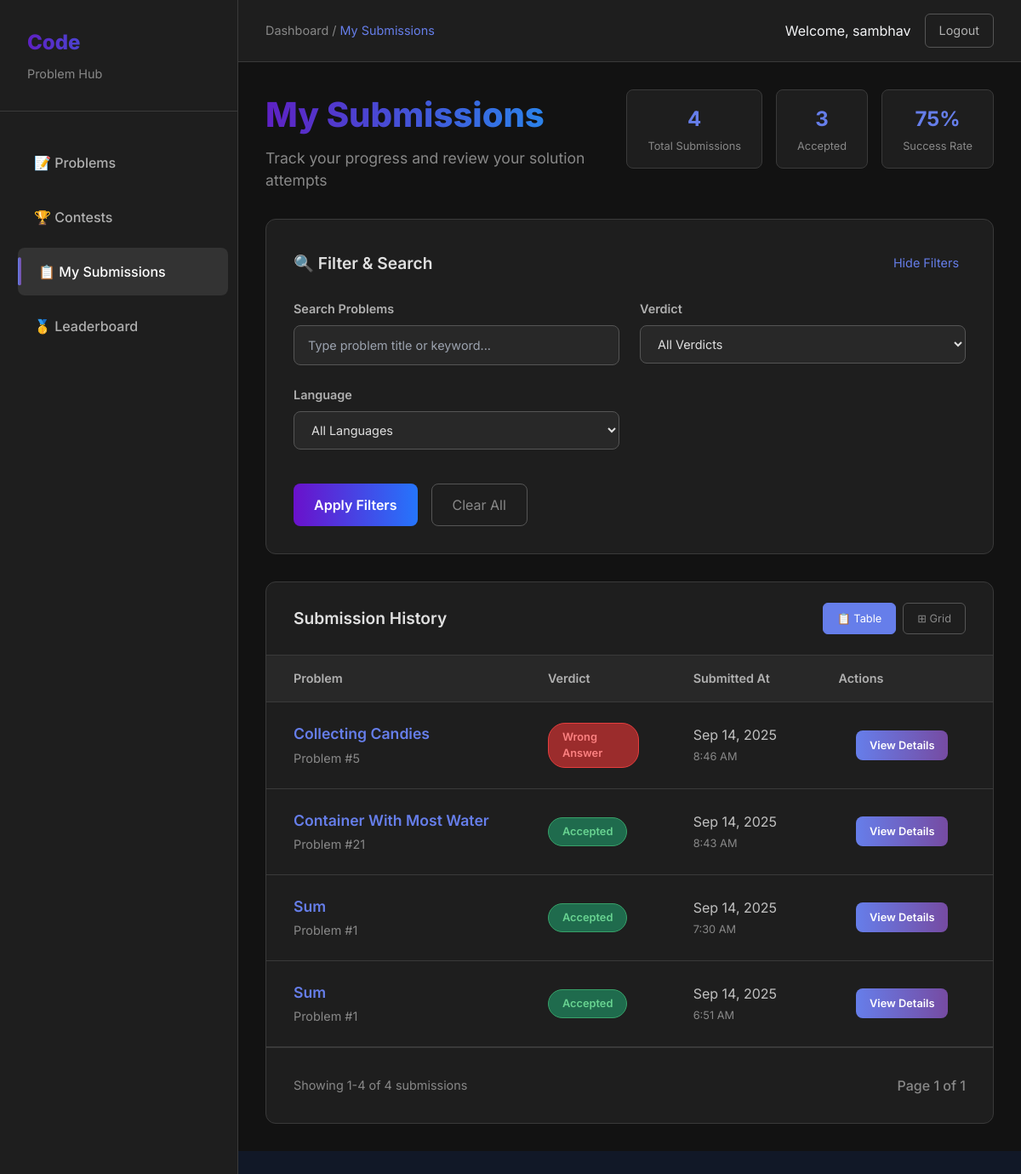
Screenshot of /submissions/history/ (signed in) with the database file from the repository.
### submissions/models.py (models this page shows, shortened)
class Submission(models.Model):
    STATUS_CHOICES = [
        ('Accepted', 'Accepted'),
        ('Wrong Answer', 'Wrong Answer'),
        ('Time Limit Exceeded', 'Time Limit Exceeded'),
        ('Runtime Error', 'Runtime Error'),
    ]
    user = models.ForeignKey(User, on_delete=models.CASCADE)
    problem = models.ForeignKey(Problem, on_delete=models.CASCADE)
    code = models.TextField()
    language = models.CharField(max_length=20, default='python')
    created_at = models.DateTimeField(auto_now_add=True)
    verdict = models.CharField(max_length=20, choices=STATUS_CHOICES)
    output = models.TextField()
    error = models.TextField()

### problems/models.py (models this page shows, shortened)
class Problem(models.Model):
    DIFFICULTY_CHOICES = [
        ('Easy', 'Easy'),
        ('Medium', 'Medium'),
        ('Hard', 'Hard'),
    ]
    title = models.CharField(max_length=200)
    description = models.TextField()
    input_description = models.TextField()
    output_description = models.TextField()
    constraints = models.TextField()
    sample_input = models.TextField()
    sample_output = models.TextField()
    difficulty = models.CharField(max_length=10, choices=DIFFICULTY_CHOICES)
    tags = models.ManyToManyField(Tag, related_name='problems')
    slug = models.SlugField(unique=True)
    is_ai_source = models.BooleanField(default=False)

### submissions/views.py (the view)
# urls.py: path('history/', views.submission_history, name='submission_history'),
@login_required
def submission_history(request):
    submissions = Submission.objects.filter(user=request.user).order_by('-created_at')
    paginator = Paginator(submissions, 6)
    page_number = request.GET.get('page')
    page_obj = paginator.get_page(page_number)
    if User.is_authenticated:
        total_submissions = submissions.count()
        accepted_count = submissions.filter(verdict='Accepted').count()
    else:
        total_submissions = 0
        accepted_count = 0
    percent_accepted = int(accepted_count / total_submissions * 100) if total_submissions > 0 else 0
    return render(request, 'submissions/history.html', {
        'submissions': page_obj,
        'total_submissions': total_submissions,
        'accepted_count': accepted_count,
        'percent_accepted': percent_accepted,
        })

### templates/submissions/history.html (shortened to what this page needs)
<!DOCTYPE html>
<html lang="en">
<head>
    <script src="https://cdn.tailwindcss.com"></script>
</head>
<body class="bg-gray-900 text-gray-100">
    <div class="main-container">
        <aside class="sidebar" id="sidebar">
            <div class="sidebar-header">
                <div class="sidebar-title">Code</div>
                <div class="sidebar-subtitle">Problem Hub</div>
            </div>
            <nav>
                <a href="/problems/">📝 Problems</a>
                <a href="/problems/contests/">🏆 Contests</a>
                <a href="/submissions/history/" class="active">📋 My Submissions</a>
                <a href="/submissions/leaderboard/">🥇 Leaderboard</a>
            </nav>
        </aside>
        <div style="flex: 1;">
            <header class="top-header">
                <div class="breadcrumb">
                    Dashboard / <span>My Submissions</span>
                </div>
                <div class="user-actions">
                    {% if user.is_authenticated %}
                        <span>Welcome, {{ user.username }}</span>
                        <a href="/problems/logout/">Logout</a>
                    {% else %}
                        <a href="/login/">Login</a>
                        <a href="/register/">Sign Up</a>
                    {% endif %}
                </div>
            </header>
            <main class="content-area">
                <div class="content-header">
                    <div class="page-title-section">
                        <h1 class="page-title">My Submissions</h1>
                        <p class="page-subtitle">Track your progress and review your solution attempts</p>
                    </div>
                    <div class="stats-section">
                        <div class="stat-card">
                            <div class="stat-number" id="totalSubmissions">{{total_submissions}}</div>
                            <div class="stat-label">Total Submissions</div>
                        </div>
                        <div class="stat-card">
                            <div class="stat-number" id="acceptedSubmissions">{{accepted_count}}</div>
                            <div class="stat-label">Accepted</div>
                        </div>
                        <div class="stat-card">
                            <div class="stat-number" id="acceptanceRate">{{percent_accepted}}%</div>
                            <div class="stat-label">Success Rate</div>
                        </div>
                    </div>
                </div>
                <div class="filter-panel">
                    <div class="filter-header">
                        <h2 class="filter-title">🔍 Filter & Search</h2>
                        <button class="filter-toggle" onclick="toggleFilters()">Hide Filters</button>
                    </div>
                    <form id="filterForm" class="filter-grid">
                        <div class="filter-group">
                            <label for="search">Search Problems</label>
                            <input type="text" name="search" id="search" placeholder="Type problem title or keyword..." value="">
                        </div>
                        <div class="filter-group">
                            <label for="verdict">Verdict</label>
                            <select name="verdict" id="verdict">
                                <option value="">All Verdicts</option>
                            </select>
                        </div>
                        <div class="filter-group">
                            <label for="language">Language</label>
                            <select name="language" id="language">
                                <option value="">All Languages</option>
                            </select>
                        </div>
                        <div class="filter-actions">
                            <button type="button" class="filter-button" onclick="applyFilters()">Apply Filters</button>
                            <button type="button" class="clear-button" onclick="clearFilters()">Clear All</button>
                        </div>
                    </form>
                </div>
                <div class="submissions-container">
                    <div class="submissions-header">
                        <h2 class="submissions-title">Submission History</h2>
                        <div class="view-toggle">
                            <button class="view-button active" onclick="switchView('table')">📋 Table</button>
                            <button class="view-button" onclick="switchView('grid')">⊞ Grid</button>
                        </div>
                    </div>
                    <div class="submissions-table-container" id="tableView">
                        <table class="submissions-table">
                            <thead>
                                <tr>
                                    <th style="width: 35%;">Problem</th>
                                    <th style="width: 20%;">Verdict</th>
                                    <th style="width: 20%;">Submitted At</th>
                                    <th style="width: 25%;">Actions</th>
                                </tr>
                            </thead>
                            <tbody id="submissionTableBody">
                                {% for submission in submissions %}
                                <tr>
                                    <td>
                                        <a href="{% url 'problem_detail' submission.problem.slug %}" class="problem-title-cell">{{ submission.problem.title }}</a>
                                        <div style="color: #888; font-size: 0.9rem; margin-top: 0.25rem;">
                                            Problem #{{ submission.problem.id }}
                                        </div>
                                    </td>
                                    <td>
                                        <span class="verdict-badge
                                            {% if submission.verdict == 'Accepted' %}verdict-accepted
                                            {% elif submission.verdict == 'Wrong Answer' %}verdict-wrong
                                            {% elif submission.verdict == 'Runtime Error' %}verdict-runtime-error
                                            {% elif submission.verdict == 'Time Limit Exceeded' %}verdict-tle
                                            {% else %}verdict-other
                                            {% endif %}">
                                            {{ submission.verdict }}
                                        </span>
                                    </td>
                                    <td style="color: #c0c0c0;">
                                        {{ submission.created_at|date:"M j, Y" }}<br>
                                        <span style="color: #888; font-size: 0.8rem;">{{ submission.created_at|time:"g:i A" }}</span>
                                    </td>
                                    <td class="actions-cell">
                                        <button
                                            onclick="showSubmissionDetails(
                                                `{{ submission.code|escapejs }}`,
                                                `{{ submission.output|default:''|escapejs }}`,
                                                `{{ submission.error|default:''|escapejs }}`,
                                                '{{ submission.problem.title|escapejs }}',
                                                '{{ submission.verdict|escapejs }}',
                                                '{{ submission.created_at|escapejs }}'
                                            )"
                                            class="view-details-btn"
                                        >
                                            View Details
                                        </button>
                                    </td>
                                </tr>
                                {% endfor %}
                            </tbody>
                        </table>
                    </div>
                    <div class="pagination-container">
                        <div class="pagination-info">
                            Showing {{ submissions.start_index }}-{{ submissions.end_index }} of {{ submissions.paginator.count }} submissions
                        </div>
                        <div class="pagination-controls">
                            <span>Page {{ submissions.number }} of {{ submissions.paginator.num_pages }}</span>
                        </div>
                    </div>
                </div>
            </main>
        </div>
    </div>
</body>
</html>

### rows the page displays
Submission: problem "Collecting Candies", problem.id "5", verdict "Wrong Answer", created_at "Sep 14, 2025", created_at "8:46 AM"
Submission: problem "Container With Most Water", problem.id "21", verdict "Accepted", created_at "Sep 14, 2025", created_at "8:43 AM"
Submission: problem "Sum", problem.id "1", verdict "Accepted", created_at "Sep 14, 2025", created_at "7:30 AM"
Submission: problem "Sum", problem.id "1", verdict "Accepted", created_at "Sep 14, 2025", created_at "6:51 AM"

### other values shown
{{ user.username }} "sambhav"
{{ total_submissions }} "4"
{{ accepted_count }} "3"
{{ percent_accepted }} "75"
{{ submissions.start_index }} "1"
{{ submissions.end_index }} "4"
{{ submissions.paginator.count }} "4"
{{ submissions.number }} "1"
{{ submissions.paginator.num_pages }} "1"
